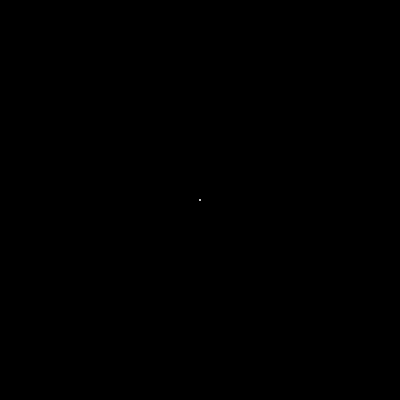
Frame 1 (no input)
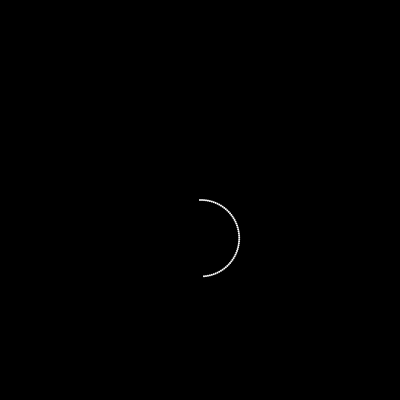
Frame 60 (the mouse pressed at the canvas centre just before this capture)
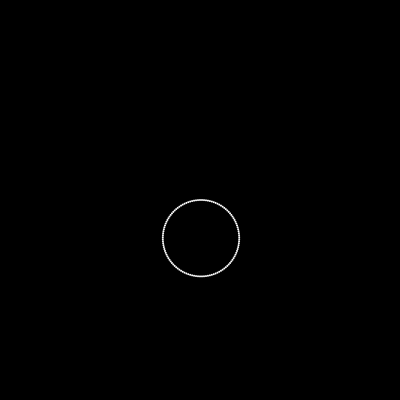
Frame 120 (the mouse held since frame 60 and released just before this capture)

The Processing sketch that drew these frames (run headless with seeded random() and noise(); from frame 60 on, the mouse is pressed at the canvas centre):

// Processing sketch: processing_40570
// ── processing_40570.pde

float x=0;
float y = 0;
float a = 0;

void setup() {
  size(400, 400);
  smooth();
  x=width/2;
  y=height/2;
  background(0);
  noStroke();
  frameRate(100);
}
int a2=0;
void draw() 
{

  ellipse(x, y, 2, 2);
  x+=cos(radians(a))*2;
  y+=sin(radians(a))*2;
  a+=3;
}
